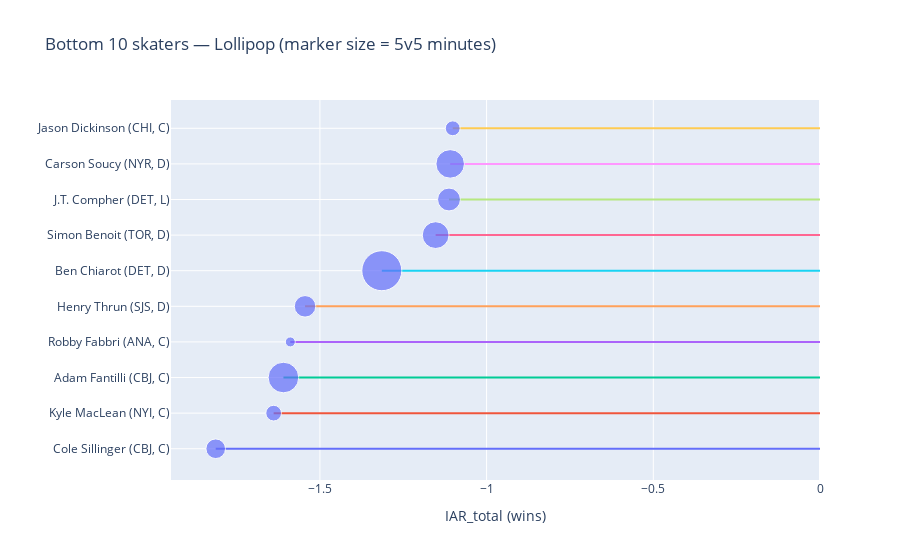

This figure's notebook cell:
### Code cell
fig3_bot = lollipop(bot10, "Bottom 10 skaters — Lollipop (marker size = 5v5 minutes)", ascending=True)
fig3_bot.show()

### Figure 1 — Plotly figure (JSON) as saved in the notebook; plotly's stock layout.template omitted (floating-point values rounded to 4 significant figures)
{"data": [{"hoverinfo": "skip", "mode": "lines", "showlegend": false, "type": "scatter", "x": [0, -1.813], "y": ["Cole Sillinger (CBJ, C)", "Cole Sillinger (CBJ, C)"]}, {"hoverinfo": "skip", "mode": "lines", "showlegend": false, "type": "scatter", "x": [0, -1.639], "y": ["Kyle MacLean (NYI, C)", "Kyle MacLean (NYI, C)"]}, {"hoverinfo": "skip", "mode": "lines", "showlegend": false, "type": "scatter", "x": [0, -1.609], "y": ["Adam Fantilli (CBJ, C)", "Adam Fantilli (CBJ, C)"]}, {"hoverinfo": "skip", "mode": "lines", "showlegend": false, "type": "scatter", "x": [0, -1.589], "y": ["Robby Fabbri (ANA, C)", "Robby Fabbri (ANA, C)"]}, {"hoverinfo": "skip", "mode": "lines", "showlegend": false, "type": "scatter", "x": [0, -1.545], "y": ["Henry Thrun (SJS, D)", "Henry Thrun (SJS, D)"]}, {"hoverinfo": "skip", "mode": "lines", "showlegend": false, "type": "scatter", "x": [0, -1.314], "y": ["Ben Chiarot (DET, D)", "Ben Chiarot (DET, D)"]}, {"hoverinfo": "skip", "mode": "lines", "showlegend": false, "type": "scatter", "x": [0, -1.153], "y": ["Simon Benoit (TOR, D)", "Simon Benoit (TOR, D)"]}, {"hoverinfo": "skip", "mode": "lines", "showlegend": false, "type": "scatter", "x": [0, -1.113], "y": ["J.T. Compher (DET, L)", "J.T. Compher (DET, L)"]}, {"hoverinfo": "skip", "mode": "lines", "showlegend": false, "type": "scatter", "x": [0, -1.109], "y": ["Carson Soucy (NYR, D)", "Carson Soucy (NYR, D)"]}, {"hoverinfo": "skip", "mode": "lines", "showlegend": false, "type": "scatter", "x": [0, -1.102], "y": ["Jason Dickinson (CHI, C)", "Jason Dickinson (CHI, C)"]}, {"customdata": [[893.1, -1.412, 0.1928, -0.5937], [775.4, -1.151, 0.01939, -0.5068], [1228.0, -1.176, -0.7177, 0.2847], [600.7, -1.14, 0.1285, -0.5771], [950.7, -1.487, -0.04246, -0.01461], [1513.0, -1.249, -0.09288, 0.02797], [1111.0, -1.879, -0.0003257, 0.7263], [992.6, -0.4432, -0.6735, 0.003882], [1165.0, -0.3765, 0.1421, -0.8748], [748.8, -0.09378, -0.01486, -0.9929]], "hovertemplate": "<b>%{y}</b><br>IAR_total=%{x:.2f}<br>5v5 minutes=%{customdata[0]:.0f}<br>IAR_5v5=%{customdata[1]:.2f}<br>IAR_PP=%{customdata[2]:.2f}<br>IAR_PK=%{customdata[3]:.2f}<extra></extra>", "marker": {"size": [19.61, 15.74, 30.61, 10, 21.51, 40.0, 26.78, 22.88, 28.55, 14.87]}, "mode": "markers", "showlegend": false, "text": ["Cole Sillinger (CBJ, C)", "Kyle MacLean (NYI, C)", "Adam Fantilli (CBJ, C)", "Robby Fabbri (ANA, C)", "Henry Thrun (SJS, D)", "Ben Chiarot (DET, D)", "Simon Benoit (TOR, D)", "J.T. Compher (DET, L)", "Carson Soucy (NYR, D)", "Jason Dickinson (CHI, C)"], "type": "scatter", "x": [-1.813, -1.639, -1.609, -1.589, -1.545, -1.314, -1.153, -1.113, -1.109, -1.102], "y": ["Cole Sillinger (CBJ, C)", "Kyle MacLean (NYI, C)", "Adam Fantilli (CBJ, C)", "Robby Fabbri (ANA, C)", "Henry Thrun (SJS, D)", "Ben Chiarot (DET, D)", "Simon Benoit (TOR, D)", "J.T. Compher (DET, L)", "Carson Soucy (NYR, D)", "Jason Dickinson (CHI, C)"]}], "layout": {"autosize": true, "title": {"text": "Bottom 10 skaters — Lollipop (marker size = 5v5 minutes)"}, "xaxis": {"autorange": true, "range": [-1.941, 0], "title": {"text": "IAR_total (wins)"}, "type": "linear"}, "yaxis": {"autorange": true, "range": [-1.362, 10.17], "title": {"text": ""}, "type": "category"}}}
